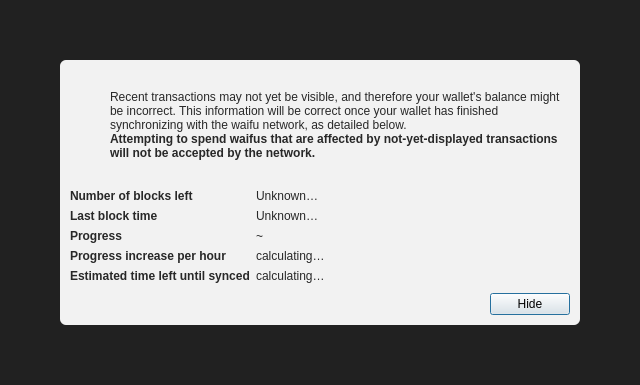
<?xml version="1.0" encoding="UTF-8"?>
<ui version="4.0">
 <class>ModalOverlay</class>
 <widget class="QWidget" name="ModalOverlay">
  <property name="geometry">
   <rect>
    <x>0</x>
    <y>0</y>
    <width>640</width>
    <height>385</height>
   </rect>
  </property>
  <property name="windowTitle">
   <string>Form</string>
  </property>
  <layout class="QVBoxLayout" name="verticalLayout" stretch="0">
   <property name="sizeConstraint">
    <enum>QLayout::SetDefaultConstraint</enum>
   </property>
   <property name="leftMargin">
    <number>0</number>
   </property>
   <property name="topMargin">
    <number>0</number>
   </property>
   <property name="rightMargin">
    <number>0</number>
   </property>
   <property name="bottomMargin">
    <number>0</number>
   </property>
   <item>
    <widget class="QWidget" name="bgWidget" native="true">
     <property name="styleSheet">
      <string notr="true">#bgWidget { background: rgba(0,0,0,220); }</string>
     </property>
     <layout class="QVBoxLayout" name="verticalLayoutMain" stretch="1">
      <property name="leftMargin">
       <number>60</number>
      </property>
      <property name="topMargin">
       <number>60</number>
      </property>
      <property name="rightMargin">
       <number>60</number>
      </property>
      <property name="bottomMargin">
       <number>60</number>
      </property>
      <item>
       <widget class="QWidget" name="contentWidget" native="true">
        <property name="styleSheet">
         <string notr="true">#contentWidget { background: rgba(255,255,255,240); border-radius: 6px; }

QLabel { color: rgb(40,40,40);  }</string>
        </property>
        <layout class="QVBoxLayout" name="verticalLayoutSub" stretch="1,0,0,0">
         <property name="spacing">
          <number>0</number>
         </property>
         <property name="leftMargin">
          <number>10</number>
         </property>
         <property name="topMargin">
          <number>10</number>
         </property>
         <property name="rightMargin">
          <number>10</number>
         </property>
         <property name="bottomMargin">
          <number>10</number>
         </property>
         <item>
          <layout class="QHBoxLayout" name="horizontalLayoutIconText" stretch="0,1">
           <property name="topMargin">
            <number>20</number>
           </property>
           <item>
            <layout class="QVBoxLayout" name="verticalLayoutIcon">
             <property name="leftMargin">
              <number>0</number>
             </property>
             <item>
              <widget class="QPushButton" name="warningIcon">
               <property name="enabled">
                <bool>false</bool>
               </property>
               <property name="text">
                <string/>
               </property>
               <property name="icon">
                <iconset>
                 <normaloff>:/icons/warning</normaloff>
                 <disabledoff>:/icons/warning</disabledoff>:/icons/warning</iconset>
               </property>
               <property name="iconSize">
                <size>
                 <width>48</width>
                 <height>48</height>
                </size>
               </property>
               <property name="flat">
                <bool>true</bool>
               </property>
              </widget>
             </item>
             <item>
              <spacer name="verticalSpacerWarningIcon">
               <property name="orientation">
                <enum>Qt::Vertical</enum>
               </property>
               <property name="sizeHint" stdset="0">
                <size>
                 <width>20</width>
                 <height>40</height>
                </size>
               </property>
              </spacer>
             </item>
            </layout>
           </item>
           <item>
            <layout class="QVBoxLayout" name="verticalLayoutInfoText">
             <property name="leftMargin">
              <number>0</number>
             </property>
             <property name="topMargin">
              <number>0</number>
             </property>
             <item>
              <widget class="QLabel" name="infoText">
               <property name="text">
                <string>Recent transactions may not yet be visible, and therefore your wallet's balance might be incorrect. This information will be correct once your wallet has finished synchronizing with the waifu network, as detailed below.</string>
               </property>
               <property name="textFormat">
                <enum>Qt::RichText</enum>
               </property>
               <property name="wordWrap">
                <bool>true</bool>
               </property>
              </widget>
             </item>
             <item>
              <widget class="QLabel" name="infoTextStrong">
               <property name="font">
                <font>
                 <weight>75</weight>
                 <bold>true</bold>
                </font>
               </property>
               <property name="text">
                <string>Attempting to spend waifus that are affected by not-yet-displayed transactions will not be accepted by the network.</string>
               </property>
               <property name="textFormat">
                <enum>Qt::RichText</enum>
               </property>
               <property name="wordWrap">
                <bool>true</bool>
               </property>
              </widget>
             </item>
             <item>
              <spacer name="verticalSpacerInTextSpace">
               <property name="orientation">
                <enum>Qt::Vertical</enum>
               </property>
               <property name="sizeHint" stdset="0">
                <size>
                 <width>20</width>
                 <height>40</height>
                </size>
               </property>
              </spacer>
             </item>
            </layout>
           </item>
          </layout>
         </item>
         <item>
          <spacer name="verticalSpacerAfterText">
           <property name="orientation">
            <enum>Qt::Vertical</enum>
           </property>
           <property name="sizeHint" stdset="0">
            <size>
             <width>20</width>
             <height>40</height>
            </size>
           </property>
          </spacer>
         </item>
         <item>
          <layout class="QFormLayout" name="formLayout">
           <property name="fieldGrowthPolicy">
            <enum>QFormLayout::FieldsStayAtSizeHint</enum>
           </property>
           <property name="horizontalSpacing">
            <number>6</number>
           </property>
           <property name="verticalSpacing">
            <number>6</number>
           </property>
           <property name="topMargin">
            <number>10</number>
           </property>
           <item row="0" column="0">
            <widget class="QLabel" name="labelNumberOfBlocksLeft">
             <property name="font">
              <font>
               <weight>75</weight>
               <bold>true</bold>
              </font>
             </property>
             <property name="text">
              <string>Number of blocks left</string>
             </property>
            </widget>
           </item>
           <item row="0" column="1">
            <widget class="QLabel" name="numberOfBlocksLeft">
             <property name="text">
              <string>Unknown…</string>
             </property>
            </widget>
           </item>
           <item row="1" column="0">
            <widget class="QLabel" name="labelLastBlockTime">
             <property name="font">
              <font>
               <weight>75</weight>
               <bold>true</bold>
              </font>
             </property>
             <property name="text">
              <string>Last block time</string>
             </property>
            </widget>
           </item>
           <item row="1" column="1">
            <widget class="QLabel" name="newestBlockDate">
             <property name="sizePolicy">
              <sizepolicy hsizetype="Maximum" vsizetype="Preferred">
               <horstretch>0</horstretch>
               <verstretch>0</verstretch>
              </sizepolicy>
             </property>
             <property name="text">
              <string>Unknown…</string>
             </property>
            </widget>
           </item>
           <item row="2" column="0">
            <widget class="QLabel" name="labelSyncDone">
             <property name="font">
              <font>
               <weight>75</weight>
               <bold>true</bold>
              </font>
             </property>
             <property name="text">
              <string>Progress</string>
             </property>
            </widget>
           </item>
           <item row="2" column="1">
            <layout class="QHBoxLayout" name="horizontalLayoutSync" stretch="0,1">
             <item>
              <widget class="QLabel" name="percentageProgress">
               <property name="text">
                <string notr="true">~</string>
               </property>
              </widget>
             </item>
            </layout>
           </item>
           <item row="4" column="0">
            <widget class="QLabel" name="labelProgressIncrease">
             <property name="font">
              <font>
               <weight>75</weight>
               <bold>true</bold>
              </font>
             </property>
             <property name="text">
              <string>Progress increase per hour</string>
             </property>
            </widget>
           </item>
           <item row="4" column="1">
            <widget class="QLabel" name="progressIncreasePerH">
             <property name="text">
              <string>calculating…</string>
             </property>
            </widget>
           </item>
           <item row="5" column="0">
            <widget class="QLabel" name="labelEstimatedTimeLeft">
             <property name="font">
              <font>
               <weight>75</weight>
               <bold>true</bold>
              </font>
             </property>
             <property name="text">
              <string>Estimated time left until synced</string>
             </property>
            </widget>
           </item>
           <item row="5" column="1">
            <widget class="QLabel" name="expectedTimeLeft">
             <property name="text">
              <string>calculating…</string>
             </property>
            </widget>
           </item>
          </layout>
         </item>
         <item>
          <layout class="QHBoxLayout" name="horizontalLayoutButtons">
           <property name="leftMargin">
            <number>10</number>
           </property>
           <property name="topMargin">
            <number>10</number>
           </property>
           <item>
            <spacer name="horizontalSpacer">
             <property name="orientation">
              <enum>Qt::Horizontal</enum>
             </property>
             <property name="sizeHint" stdset="0">
              <size>
               <width>40</width>
               <height>20</height>
              </size>
             </property>
            </spacer>
           </item>
           <item>
            <widget class="QPushButton" name="closeButton">
             <property name="text">
              <string>Hide</string>
             </property>
             <property name="shortcut">
              <string>Esc</string>
             </property>
             <property name="focusPolicy">
              <enum>Qt::StrongFocus</enum>
             </property>
             <property name="default">
              <bool>true</bool>
             </property>
            </widget>
           </item>
          </layout>
         </item>
        </layout>
       </widget>
      </item>
     </layout>
    </widget>
   </item>
  </layout>
 </widget>
 <resources/>
 <connections/>
</ui>
